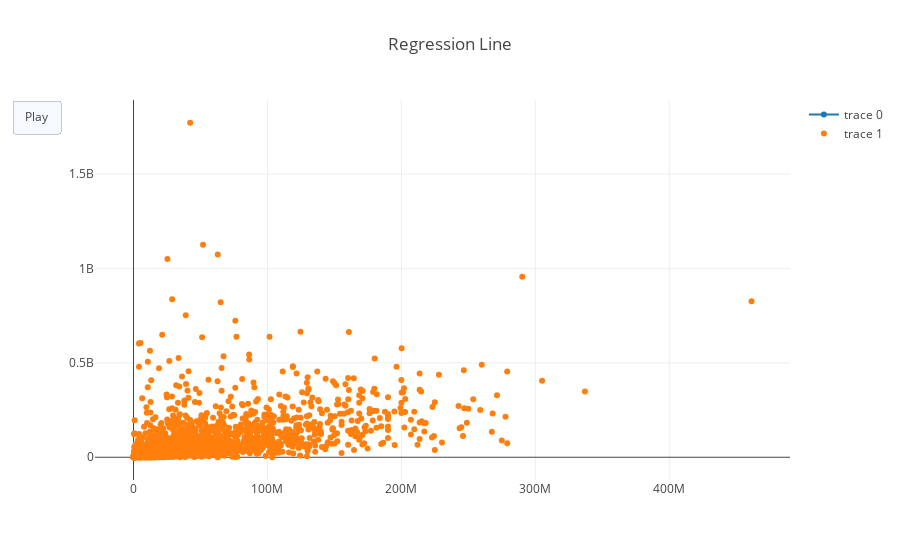

Source (notebook cell):
### Code cell
from plotly.offline import init_notebook_mode, iplot
from IPython.display import display, HTML

init_notebook_mode(connected=True)

budgets = list(map(lambda movie: movie['budget_2013$'], scaled_movies))
domestic_revenues = list(map(lambda movie: movie['domgross_2013$'], scaled_movies))

figure = {'data': [{'x': [0], 'y': [0]}, {'x': budgets, 'y': domestic_revenues, 'mode': 'markers'}],
          'layout': {'title': 'Regression Line',
                     'updatemenus': [{'type': 'buttons',
                                      'buttons': [{'label': 'Play',
                                                   'method': 'animate',
                                                   'args': [None]}]}]
                    },
          'frames': frames}
iplot(figure)

### Figure 1 — Plotly figure (JSON) as saved in the notebook; plotly's stock layout.template omitted (floating-point values rounded to 4 significant figures; data arrays with more than 128 entries replaced by an {"elided": "..."} marker saying what was removed)
{"data": [{"type": "scatter", "uid": "9cecacfa-7cf3-11e9-bf43-db15398f0b55", "x": [0], "y": [0]}, {"mode": "markers", "type": "scatter", "uid": "9cecaef8-7cf3-11e9-bf43-db15398f0b55", "x": {"elided": "1776 int values"}, "y": {"elided": "1776 int values"}}], "layout": {"title": "Regression Line", "updatemenus": [{"buttons": [{"args": [null], "label": "Play", "method": "animate"}], "type": "buttons"}]}}
